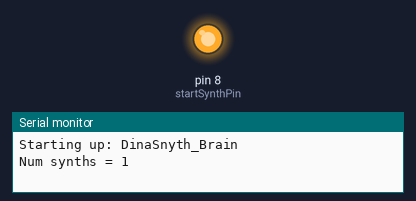
Bench run of a sketch on a simulated Arduino Uno, built with avr-gcc and run on an emulated ATmega328P. Parts: output pins drawn as LEDs (lit = HIGH), the last lines printed to the serial monitor. Random numbers use the default seed unless the sketch sets one.

Above: at 0.1 s.
At 122.6 s:
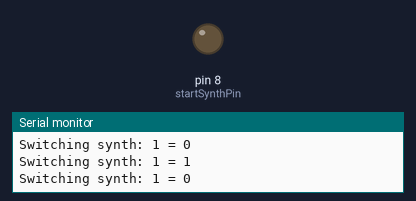
Timing chart, 0 to 130.0 s (numbered marks = the images above):
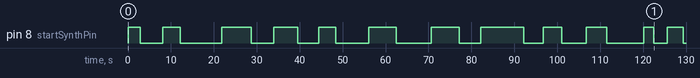

Measured:
- by itself, pin 8 (startSynthPin): HIGH → LOW at 2.8 s, → HIGH 5.3 s later, → LOW 4.1 s later, → HIGH 9.7 s later, … (23 changes in this stretch)

The sketch:

DinaSynth_Brain.ino
```cpp
/*
 *   DinaSnyth_Brain
 *
 *   by Scott Kildall
 *   www.kildall.com
 *
 *   Sequencer for passive synths
 *
 *   Designed for Arudino rather than Sonaqua boards
 *
 *
 */


#include "MSTimer.h"


#define NUM_SYNTHS (1)

int startSynthPin = 8;

MSTimer synthTimer[NUM_SYNTHS];
boolean synthOn[NUM_SYNTHS];

int startTimerRange = 2000;
int endTimerRange = 10000;

void setup() {
  Serial.begin(115200);
  Serial.println("Starting up: DinaSnyth_Brain");

  Serial.print("Num synths = ");
  Serial.println(NUM_SYNTHS);

  for( int i = 0; i < NUM_SYNTHS; i++ ) {
    synthTimer[i].setTimer(random(startTimerRange,endTimerRange));
    synthOn[i] = true;

    pinMode(startSynthPin+i,OUTPUT);
    digitalWrite(startSynthPin+i,synthOn[i]);
  }
}

void loop() {
  for( int i = 0; i < NUM_SYNTHS; i++ ) {
    if( synthTimer[i].isExpired() ) {
        synthOn[i] = !synthOn[i];
        digitalWrite(startSynthPin+i, synthOn[i] );
        synthTimer[i].setTimer(random(startTimerRange,endTimerRange));

        Serial.print( "Switching synth: " );
        Serial.print( i+1 );
        Serial.print( " = " );
        Serial.println( synthOn[i] );
    }
  }
}
```

MSTimer.cpp
```cpp
/*
  MSTimer: Simple timer class for Arduino, makes code a lot cleaner


*/

#include "Arduino.h"
#include "MSTimer.h"


MSTimer::MSTimer() {
  duration = 0;
}

int MSTimer::isExpired() {
  return( (startTime + duration) < millis() );
}

void MSTimer::start() {
   startTime = millis();
}
void MSTimer::setTimer(unsigned long _duration) {
   duration = _duration;
   start();
}


long MSTimer::getTimeLeft() {
   return duration - (millis() - startTime);
}
```

MSTimer.h
```cpp
/*
  MSTimer: Simple timer class for Arduino, makes code a lot cleaner

  Written by Scott Kildall
  https://github.com/scottkildall
  www.kildall.com
*/


#ifndef CLASS_MSTimer
#define CLASS_MSTimer

class MSTimer
{
  public:
    MSTimer();

    int isExpired();
    void setTimer( unsigned long _duration );  // will also start the time
    void start();
    long getTimeLeft();

    unsigned long startTime;
    unsigned long duration;
  private:

};

#endif // CLASS_MSTimer
```
